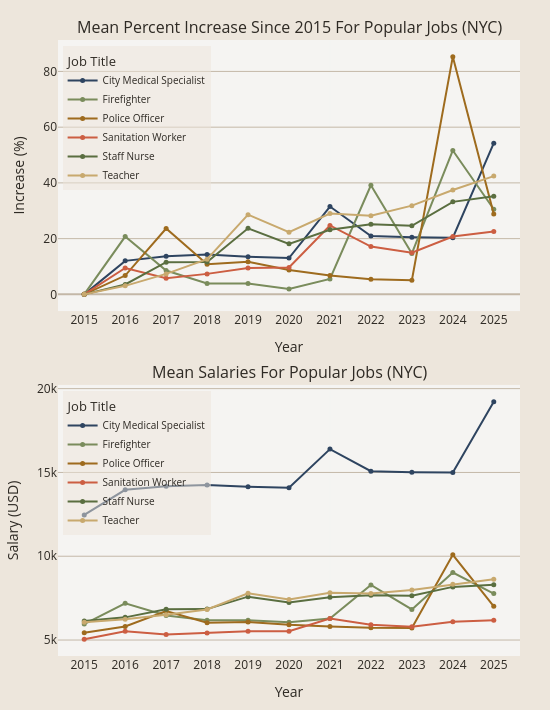

Source (notebook cell):
### Markdown cell above
Figure 1 was made with the earlier created dataframe for the focus jobs. The code is as follows:

### Code cell
focus_jobs = ['City Medical Specialist', 'Firefighter', 'Police Officer', 'Sanitation Worker', 'Staff Nurse', 'Teacher']

fig = make_subplots(rows=2, cols=1, vertical_spacing=0.12,
                    subplot_titles=('Mean Percent Increase Since 2015 For Popular Jobs (NYC)', 
                                    'Mean Salaries For Popular Jobs (NYC)',))

for i, job in enumerate(focus_jobs):
    fig.append_trace(go.Scatter(x=focus_jobs_df[focus_jobs_df["Job Title"] == job]['Year'], 
                                y=focus_jobs_df[focus_jobs_df["Job Title"] == job]['Percent Increase'],
                mode='lines+markers',
                name=job,
                legendgroup="pct increase",
                legendgrouptitle_text="Job Title",
                marker=dict(color=earth_tone_colors[i], size=5), 
                line=dict(color=earth_tone_colors[i], width=2),
                ), row=1, col=1)

    fig.append_trace(go.Scatter(x=focus_jobs_df[focus_jobs_df["Job Title"] == job]['Year'], 
                                y=focus_jobs_df[focus_jobs_df["Job Title"] == job]['Average Salary'],
                mode='lines+markers',
                name=job,
                legendgroup="salary",
                legendgrouptitle_text="Job Title",
                legend='legend2',
                marker=dict(color=earth_tone_colors[i], size=5), 
                line=dict(color=earth_tone_colors[i], width=2),
                ), row=2, col=1)

fig.update_xaxes(tickmode = 'array', tickvals = np.linspace(2015, 2026, 12), gridcolor='#f5f4f2', title_text="Year")
fig.update_yaxes(gridcolor='#c4b8a8', zerolinecolor='#c4b8a8')
fig.update_yaxes(title_text='Increase (%)', row=1, col=1)
fig.update_yaxes(title_text='Salary (USD)', row=2, col=1)
fig.update_layout(width=550, height=710, margin=dict(t=40, b=50, l=50, r=30),
                  hovermode="x unified",
                  paper_bgcolor='#ede6dc',
                  plot_bgcolor='#f5f4f2',
                  font_color='#2e2a24',
                  legend=dict(groupclick="toggleitem", 
                              font=dict(size=10),
                              yanchor="top",
                              y=0.99,
                              xanchor="left",
                              x=0.01,
                              bgcolor='rgba(237, 230, 220, 0.5)'),
                  legend2=dict(groupclick="toggleitem", 
                               font=dict(size=10),
                            #    y=0.19
                               yanchor="top",
                               y=0.43,
                               xanchor="left",
                               x=0.01,
                               bgcolor='rgba(237, 230, 220, 0.5)'),
                  )

# fig.write_html("visualizations/pop_jobs_salaries_and_increase.html")
fig.show()

### Figure 1 — Plotly figure (JSON) as saved in the notebook; plotly's stock layout.template omitted (floating-point values rounded to 4 significant figures)
{"data": [{"legendgroup": "pct increase", "legendgrouptitle": {"text": "Job Title"}, "line": {"color": "#2e4460", "width": 2}, "marker": {"color": "#2e4460", "size": 5}, "mode": "lines+markers", "name": "City Medical Specialist", "type": "scatter", "x": [2015, 2016, 2017, 2018, 2019, 2020, 2021, 2022, 2023, 2024, 2025], "xaxis": "x", "y": [0.0, 12.02, 13.68, 14.3, 13.52, 13.02, 31.51, 20.95, 20.49, 20.32, 54.24], "yaxis": "y"}, {"legend": "legend2", "legendgroup": "salary", "legendgrouptitle": {"text": "Job Title"}, "line": {"color": "#2e4460", "width": 2}, "marker": {"color": "#2e4460", "size": 5}, "mode": "lines+markers", "name": "City Medical Specialist", "type": "scatter", "x": [2015, 2016, 2017, 2018, 2019, 2020, 2021, 2022, 2023, 2024, 2025], "xaxis": "x2", "y": [12460.0, 13960.0, 14170.0, 14250.0, 14150.0, 14090.0, 16390.0, 15070.0, 15020.0, 15000.0, 19220.0], "yaxis": "y2"}, {"legendgroup": "pct increase", "legendgrouptitle": {"text": "Job Title"}, "line": {"color": "#7a8c5c", "width": 2}, "marker": {"color": "#7a8c5c", "size": 5}, "mode": "lines+markers", "name": "Firefighter", "type": "scatter", "x": [2015, 2016, 2017, 2018, 2019, 2020, 2021, 2022, 2023, 2024, 2025], "xaxis": "x", "y": [0.0, 20.74, 8.56, 3.92, 3.87, 1.9, 5.55, 39.16, 14.67, 51.63, 30.54], "yaxis": "y"}, {"legend": "legend2", "legendgroup": "salary", "legendgrouptitle": {"text": "Job Title"}, "line": {"color": "#7a8c5c", "width": 2}, "marker": {"color": "#7a8c5c", "size": 5}, "mode": "lines+markers", "name": "Firefighter", "type": "scatter", "x": [2015, 2016, 2017, 2018, 2019, 2020, 2021, 2022, 2023, 2024, 2025], "xaxis": "x2", "y": [5954.0, 7188.0, 6463.0, 6187.0, 6184.0, 6066.0, 6284.0, 8285.0, 6827.0, 9027.0, 7772.0], "yaxis": "y2"}, {"legendgroup": "pct increase", "legendgrouptitle": {"text": "Job Title"}, "line": {"color": "#9e6b1e", "width": 2}, "marker": {"color": "#9e6b1e", "size": 5}, "mode": "lines+markers", "name": "Police Officer", "type": "scatter", "x": [2015, 2016, 2017, 2018, 2019, 2020, 2021, 2022, 2023, 2024, 2025], "xaxis": "x", "y": [0.0, 6.75, 23.63, 10.84, 11.73, 8.75, 6.8, 5.39, 5.05, 85.29, 28.88], "yaxis": "y"}, {"legend": "legend2", "legendgroup": "salary", "legendgrouptitle": {"text": "Job Title"}, "line": {"color": "#9e6b1e", "width": 2}, "marker": {"color": "#9e6b1e", "size": 5}, "mode": "lines+markers", "name": "Police Officer", "type": "scatter", "x": [2015, 2016, 2017, 2018, 2019, 2020, 2021, 2022, 2023, 2024, 2025], "xaxis": "x2", "y": [5441.0, 5809.0, 6727.0, 6031.0, 6079.0, 5917.0, 5811.0, 5734.0, 5716.0, 10080.0, 7012.0], "yaxis": "y2"}, {"legendgroup": "pct increase", "legendgrouptitle": {"text": "Job Title"}, "line": {"color": "#cc5e42", "width": 2}, "marker": {"color": "#cc5e42", "size": 5}, "mode": "lines+markers", "name": "Sanitation Worker", "type": "scatter", "x": [2015, 2016, 2017, 2018, 2019, 2020, 2021, 2022, 2023, 2024, 2025], "xaxis": "x", "y": [0.0, 9.46, 5.8, 7.35, 9.44, 9.68, 24.73, 17.16, 14.94, 20.74, 22.58], "yaxis": "y"}, {"legend": "legend2", "legendgroup": "salary", "legendgrouptitle": {"text": "Job Title"}, "line": {"color": "#cc5e42", "width": 2}, "marker": {"color": "#cc5e42", "size": 5}, "mode": "lines+markers", "name": "Sanitation Worker", "type": "scatter", "x": [2015, 2016, 2017, 2018, 2019, 2020, 2021, 2022, 2023, 2024, 2025], "xaxis": "x2", "y": [5042.0, 5519.0, 5334.0, 5413.0, 5518.0, 5530.0, 6289.0, 5907.0, 5796.0, 6088.0, 6181.0], "yaxis": "y2"}, {"legendgroup": "pct increase", "legendgrouptitle": {"text": "Job Title"}, "line": {"color": "#5a6e40", "width": 2}, "marker": {"color": "#5a6e40", "size": 5}, "mode": "lines+markers", "name": "Staff Nurse", "type": "scatter", "x": [2015, 2016, 2017, 2018, 2019, 2020, 2021, 2022, 2023, 2024, 2025], "xaxis": "x", "y": [0.0, 3.54, 11.54, 11.59, 23.69, 18.13, 23.15, 25.14, 24.61, 33.2, 35.22], "yaxis": "y"}, {"legend": "legend2", "legendgroup": "salary", "legendgrouptitle": {"text": "Job Title"}, "line": {"color": "#5a6e40", "width": 2}, "marker": {"color": "#5a6e40", "size": 5}, "mode": "lines+markers", "name": "Staff Nurse", "type": "scatter", "x": [2015, 2016, 2017, 2018, 2019, 2020, 2021, 2022, 2023, 2024, 2025], "xaxis": "x2", "y": [6135.0, 6352.0, 6842.0, 6846.0, 7588.0, 7247.0, 7555.0, 7677.0, 7644.0, 8171.0, 8295.0], "yaxis": "y2"}, {"legendgroup": "pct increase", "legendgrouptitle": {"text": "Job Title"}, "line": {"color": "#c8a96e", "width": 2}, "marker": {"color": "#c8a96e", "size": 5}, "mode": "lines+markers", "name": "Teacher", "type": "scatter", "x": [2015, 2016, 2017, 2018, 2019, 2020, 2021, 2022, 2023, 2024, 2025], "xaxis": "x", "y": [0.0, 3.06, 7.34, 12.62, 28.59, 22.33, 29.0, 28.23, 31.83, 37.45, 42.44], "yaxis": "y"}, {"legend": "legend2", "legendgroup": "salary", "legendgrouptitle": {"text": "Job Title"}, "line": {"color": "#c8a96e", "width": 2}, "marker": {"color": "#c8a96e", "size": 5}, "mode": "lines+markers", "name": "Teacher", "type": "scatter", "x": [2015, 2016, 2017, 2018, 2019, 2020, 2021, 2022, 2023, 2024, 2025], "xaxis": "x2", "y": [6060.0, 6246.0, 6505.0, 6825.0, 7793.0, 7413.0, 7817.0, 7770.0, 7989.0, 8329.0, 8632.0], "yaxis": "y2"}], "layout": {"annotations": [{"font": {"size": 16}, "showarrow": false, "text": "Mean Percent Increase Since 2015 For Popular Jobs (NYC)", "x": 0.5, "xanchor": "center", "xref": "paper", "y": 1, "yanchor": "bottom", "yref": "paper"}, {"font": {"size": 16}, "showarrow": false, "text": "Mean Salaries For Popular Jobs (NYC)", "x": 0.5, "xanchor": "center", "xref": "paper", "y": 0.44, "yanchor": "bottom", "yref": "paper"}], "font": {"color": "#2e2a24"}, "height": 710, "hovermode": "x unified", "legend": {"bgcolor": "rgba(237, 230, 220, 0.5)", "font": {"size": 10}, "groupclick": "toggleitem", "x": 0.01, "xanchor": "left", "y": 0.99, "yanchor": "top"}, "legend2": {"bgcolor": "rgba(237, 230, 220, 0.5)", "font": {"size": 10}, "groupclick": "toggleitem", "x": 0.01, "xanchor": "left", "y": 0.43, "yanchor": "top"}, "margin": {"b": 50, "l": 50, "r": 30, "t": 40}, "paper_bgcolor": "#ede6dc", "plot_bgcolor": "#f5f4f2", "width": 550, "xaxis": {"anchor": "y", "domain": [0, 1], "gridcolor": "#f5f4f2", "tickmode": "array", "tickvals": [2015.0, 2016.0, 2017.0, 2018.0, 2019.0, 2020.0, 2021.0, 2022.0, 2023.0, 2024.0, 2025.0, 2026.0], "title": {"text": "Year"}}, "xaxis2": {"anchor": "y2", "domain": [0, 1], "gridcolor": "#f5f4f2", "tickmode": "array", "tickvals": [2015.0, 2016.0, 2017.0, 2018.0, 2019.0, 2020.0, 2021.0, 2022.0, 2023.0, 2024.0, 2025.0, 2026.0], "title": {"text": "Year"}}, "yaxis": {"anchor": "x", "domain": [0.56, 1], "gridcolor": "#c4b8a8", "title": {"text": "Increase (%)"}, "zerolinecolor": "#c4b8a8"}, "yaxis2": {"anchor": "x2", "domain": [0, 0.44], "gridcolor": "#c4b8a8", "title": {"text": "Salary (USD)"}, "zerolinecolor": "#c4b8a8"}}}
